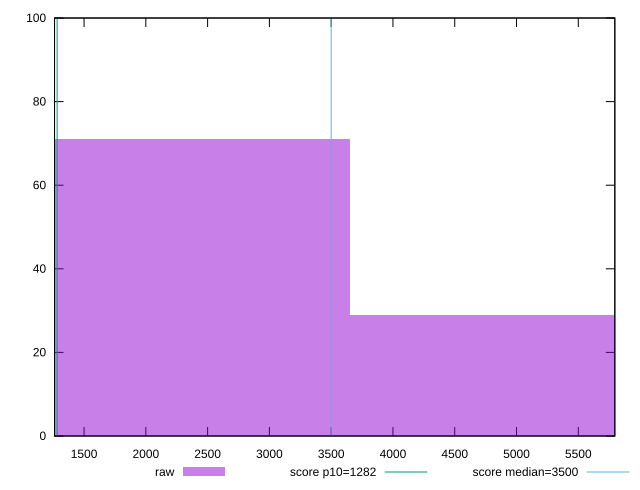

gnuplot code for this plot:
reset

$raw <<EOF
2432.696045523696 71
4865.392091047392 29
EOF

set key outside below
set boxwidth 2432.696045523696
set xrange [1261.0480000000007:5795.652000000003]
set yrange [0:100]
set trange [0:100]
set style fill transparent solid 0.5 noborder

set parametric
set terminal svg size 640, 490 enhanced background rgb 'white'
set output "report_00015_2021-02-09T16-11-33.973Z/bootup-time/samples/pages/raw/histogram.svg"

plot $raw title "raw" with boxes, \
     1282,t title "score p10=1282", \
     3500,t title "score median=3500"

reset
